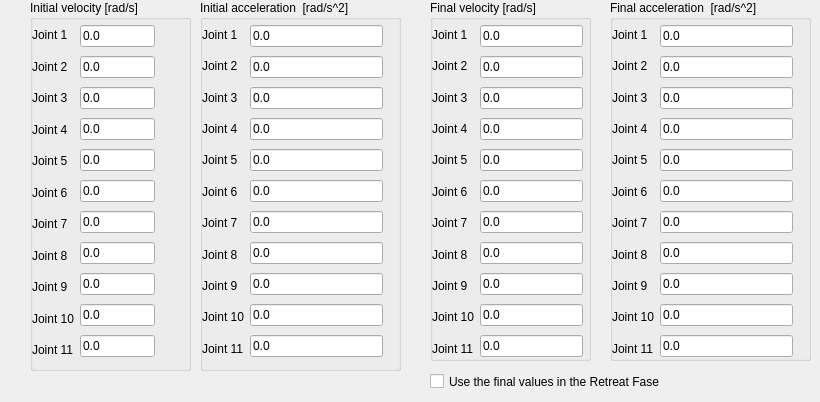
   <widget class="QWidget" name="tab_hump_bounds_right">
    <attribute name="title">
     <string>Boundary conditions (right)</string>
    </attribute>
    <widget class="QGroupBox" name="groupBox_init_vel">
     <property name="geometry">
      <rect>
       <x>30</x>
       <y>0</y>
       <width>161</width>
       <height>371</height>
      </rect>
     </property>
     <property name="title">
      <string>Initial velocity [rad/s]</string>
     </property>
     <widget class="QWidget" name="layoutWidget">
      <property name="geometry">
       <rect>
        <x>2</x>
        <y>22</y>
        <width>123</width>
        <height>341</height>
       </rect>
      </property>
      <layout class="QHBoxLayout" name="horizontalLayout_4">
       <item>
        <layout class="QVBoxLayout" name="verticalLayout_17">
         <item>
          <widget class="QLabel" name="label_35">
           <property name="text">
            <string>Joint 1</string>
           </property>
          </widget>
         </item>
         <item>
          <widget class="QLabel" name="label_36">
           <property name="text">
            <string>Joint 2</string>
           </property>
          </widget>
         </item>
         <item>
          <widget class="QLabel" name="label_37">
           <property name="text">
            <string>Joint 3</string>
           </property>
          </widget>
         </item>
         <item>
          <widget class="QLabel" name="label_43">
           <property name="text">
            <string>Joint 4</string>
           </property>
          </widget>
         </item>
         <item>
          <widget class="QLabel" name="label_45">
           <property name="text">
            <string>Joint 5</string>
           </property>
          </widget>
         </item>
         <item>
          <widget class="QLabel" name="label_46">
           <property name="text">
            <string>Joint 6</string>
           </property>
          </widget>
         </item>
         <item>
          <widget class="QLabel" name="label_47">
           <property name="text">
            <string>Joint 7</string>
           </property>
          </widget>
         </item>
         <item>
          <widget class="QLabel" name="label_48">
           <property name="text">
            <string>Joint 8</string>
           </property>
          </widget>
         </item>
         <item>
          <widget class="QLabel" name="label_49">
           <property name="text">
            <string>Joint 9</string>
           </property>
          </widget>
         </item>
         <item>
          <widget class="QLabel" name="label_50">
           <property name="text">
            <string>Joint 10</string>
           </property>
          </widget>
         </item>
         <item>
          <widget class="QLabel" name="label_51">
           <property name="text">
            <string>Joint 11</string>
           </property>
          </widget>
         </item>
        </layout>
       </item>
       <item>
        <layout class="QVBoxLayout" name="verticalLayout_18">
         <item>
          <widget class="QLineEdit" name="lineEdit_init_vel_1_right">
           <property name="text">
            <string>0.0</string>
           </property>
          </widget>
         </item>
         <item>
          <widget class="QLineEdit" name="lineEdit_init_vel_2_right">
           <property name="text">
            <string>0.0</string>
           </property>
          </widget>
         </item>
         <item>
          <widget class="QLineEdit" name="lineEdit_init_vel_3_right">
           <property name="text">
            <string>0.0</string>
           </property>
          </widget>
         </item>
         <item>
          <widget class="QLineEdit" name="lineEdit_init_vel_4_right">
           <property name="text">
            <string>0.0</string>
           </property>
          </widget>
         </item>
         <item>
          <widget class="QLineEdit" name="lineEdit_init_vel_5_right">
           <property name="text">
            <string>0.0</string>
           </property>
          </widget>
         </item>
         <item>
          <widget class="QLineEdit" name="lineEdit_init_vel_6_right">
           <property name="text">
            <string>0.0</string>
           </property>
          </widget>
         </item>
         <item>
          <widget class="QLineEdit" name="lineEdit_init_vel_7_right">
           <property name="text">
            <string>0.0</string>
           </property>
          </widget>
         </item>
         <item>
          <widget class="QLineEdit" name="lineEdit_init_vel_8_right">
           <property name="text">
            <string>0.0</string>
           </property>
          </widget>
         </item>
         <item>
          <widget class="QLineEdit" name="lineEdit_init_vel_9_right">
           <property name="text">
            <string>0.0</string>
           </property>
          </widget>
         </item>
         <item>
          <widget class="QLineEdit" name="lineEdit_init_vel_10_right">
           <property name="text">
            <string>0.0</string>
           </property>
          </widget>
         </item>
         <item>
          <widget class="QLineEdit" name="lineEdit_init_vel_11_right">
           <property name="text">
            <string>0.0</string>
           </property>
          </widget>
         </item>
        </layout>
       </item>
      </layout>
     </widget>
    </widget>
    <widget class="QGroupBox" name="groupBox_init_acc">
     <property name="geometry">
      <rect>
       <x>200</x>
       <y>0</y>
       <width>201</width>
       <height>371</height>
      </rect>
     </property>
     <property name="title">
      <string>Initial acceleration  [rad/s^2]</string>
     </property>
     <widget class="QWidget" name="layoutWidget_3">
      <property name="geometry">
       <rect>
        <x>2</x>
        <y>22</y>
        <width>181</width>
        <height>339</height>
       </rect>
      </property>
      <layout class="QHBoxLayout" name="horizontalLayout_15">
       <item>
        <layout class="QVBoxLayout" name="verticalLayout_21">
         <item>
          <widget class="QLabel" name="label_72">
           <property name="text">
            <string>Joint 1</string>
           </property>
          </widget>
         </item>
         <item>
          <widget class="QLabel" name="label_73">
           <property name="text">
            <string>Joint 2</string>
           </property>
          </widget>
         </item>
         <item>
          <widget class="QLabel" name="label_74">
           <property name="text">
            <string>Joint 3</string>
           </property>
          </widget>
         </item>
         <item>
          <widget class="QLabel" name="label_75">
           <property name="text">
            <string>Joint 4</string>
           </property>
          </widget>
         </item>
         <item>
          <widget class="QLabel" name="label_76">
           <property name="text">
            <string>Joint 5</string>
           </property>
          </widget>
         </item>
         <item>
          <widget class="QLabel" name="label_77">
           <property name="text">
            <string>Joint 6</string>
           </property>
          </widget>
         </item>
         <item>
          <widget class="QLabel" name="label_78">
           <property name="text">
            <string>Joint 7</string>
           </property>
          </widget>
         </item>
         <item>
          <widget class="QLabel" name="label_79">
           <property name="text">
            <string>Joint 8</string>
           </property>
          </widget>
         </item>
         <item>
          <widget class="QLabel" name="label_80">
           <property name="text">
            <string>Joint 9</string>
           </property>
          </widget>
         </item>
         <item>
          <widget class="QLabel" name="label_81">
           <property name="text">
            <string>Joint 10</string>
           </property>
          </widget>
         </item>
         <item>
          <widget class="QLabel" name="label_82">
           <property name="text">
            <string>Joint 11</string>
           </property>
          </widget>
         </item>
        </layout>
       </item>
       <item>
        <layout class="QVBoxLayout" name="verticalLayout_22">
         <item>
          <widget class="QLineEdit" name="lineEdit_init_acc_1_right">
           <property name="text">
            <string>0.0</string>
           </property>
          </widget>
         </item>
         <item>
          <widget class="QLineEdit" name="lineEdit_init_acc_2_right">
           <property name="text">
            <string>0.0</string>
           </property>
          </widget>
         </item>
         <item>
          <widget class="QLineEdit" name="lineEdit_init_acc_3_right">
           <property name="text">
            <string>0.0</string>
           </property>
          </widget>
         </item>
         <item>
          <widget class="QLineEdit" name="lineEdit_init_acc_4_right">
           <property name="text">
            <string>0.0</string>
           </property>
          </widget>
         </item>
         <item>
          <widget class="QLineEdit" name="lineEdit_init_acc_5_right">
           <property name="text">
            <string>0.0</string>
           </property>
          </widget>
         </item>
         <item>
          <widget class="QLineEdit" name="lineEdit_init_acc_6_right">
           <property name="text">
            <string>0.0</string>
           </property>
          </widget>
         </item>
         <item>
          <widget class="QLineEdit" name="lineEdit_init_acc_7_right">
           <property name="text">
            <string>0.0</string>
           </property>
          </widget>
         </item>
         <item>
          <widget class="QLineEdit" name="lineEdit_init_acc_8_right">
           <property name="text">
            <string>0.0</string>
           </property>
          </widget>
         </item>
         <item>
          <widget class="QLineEdit" name="lineEdit_init_acc_9_right">
           <property name="text">
            <string>0.0</string>
           </property>
          </widget>
         </item>
         <item>
          <widget class="QLineEdit" name="lineEdit_init_acc_10_right">
           <property name="text">
            <string>0.0</string>
           </property>
          </widget>
         </item>
         <item>
          <widget class="QLineEdit" name="lineEdit_init_acc_11_right">
           <property name="text">
            <string>0.0</string>
           </property>
          </widget>
         </item>
        </layout>
       </item>
      </layout>
     </widget>
    </widget>
    <widget class="QGroupBox" name="groupBox_final_vel">
     <property name="geometry">
      <rect>
       <x>430</x>
       <y>0</y>
       <width>161</width>
       <height>361</height>
      </rect>
     </property>
     <property name="title">
      <string>Final velocity [rad/s]</string>
     </property>
     <widget class="QWidget" name="layoutWidget_2">
      <property name="geometry">
       <rect>
        <x>2</x>
        <y>22</y>
        <width>151</width>
        <height>339</height>
       </rect>
      </property>
      <layout class="QHBoxLayout" name="horizontalLayout_7">
       <item>
        <layout class="QVBoxLayout" name="verticalLayout_19">
         <item>
          <widget class="QLabel" name="label_52">
           <property name="text">
            <string>Joint 1</string>
           </property>
          </widget>
         </item>
         <item>
          <widget class="QLabel" name="label_53">
           <property name="text">
            <string>Joint 2</string>
           </property>
          </widget>
         </item>
         <item>
          <widget class="QLabel" name="label_63">
           <property name="text">
            <string>Joint 3</string>
           </property>
          </widget>
         </item>
         <item>
          <widget class="QLabel" name="label_64">
           <property name="text">
            <string>Joint 4</string>
           </property>
          </widget>
         </item>
         <item>
          <widget class="QLabel" name="label_65">
           <property name="text">
            <string>Joint 5</string>
           </property>
          </widget>
         </item>
         <item>
          <widget class="QLabel" name="label_66">
           <property name="text">
            <string>Joint 6</string>
           </property>
          </widget>
         </item>
         <item>
          <widget class="QLabel" name="label_67">
           <property name="text">
            <string>Joint 7</string>
           </property>
          </widget>
         </item>
         <item>
          <widget class="QLabel" name="label_68">
           <property name="text">
            <string>Joint 8</string>
           </property>
          </widget>
         </item>
         <item>
          <widget class="QLabel" name="label_69">
           <property name="text">
            <string>Joint 9</string>
           </property>
          </widget>
         </item>
         <item>
          <widget class="QLabel" name="label_70">
           <property name="text">
            <string>Joint 10</string>
           </property>
          </widget>
         </item>
         <item>
          <widget class="QLabel" name="label_71">
           <property name="text">
            <string>Joint 11</string>
           </property>
          </widget>
         </item>
        </layout>
       </item>
       <item>
        <layout class="QVBoxLayout" name="verticalLayout_20">
         <item>
          <widget class="QLineEdit" name="lineEdit_final_vel_1_right">
           <property name="text">
            <string>0.0</string>
           </property>
          </widget>
         </item>
         <item>
          <widget class="QLineEdit" name="lineEdit_final_vel_2_right">
           <property name="text">
            <string>0.0</string>
           </property>
          </widget>
         </item>
         <item>
          <widget class="QLineEdit" name="lineEdit_final_vel_3_right">
           <property name="text">
            <string>0.0</string>
           </property>
          </widget>
         </item>
         <item>
          <widget class="QLineEdit" name="lineEdit_final_vel_4_right">
           <property name="text">
            <string>0.0</string>
           </property>
          </widget>
         </item>
         <item>
          <widget class="QLineEdit" name="lineEdit_final_vel_5_right">
           <property name="text">
            <string>0.0</string>
           </property>
          </widget>
         </item>
         <item>
          <widget class="QLineEdit" name="lineEdit_final_vel_6_right">
           <property name="text">
            <string>0.0</string>
           </property>
          </widget>
         </item>
         <item>
          <widget class="QLineEdit" name="lineEdit_final_vel_7_right">
           <property name="text">
            <string>0.0</string>
           </property>
          </widget>
         </item>
         <item>
          <widget class="QLineEdit" name="lineEdit_final_vel_8_right">
           <property name="text">
            <string>0.0</string>
           </property>
          </widget>
         </item>
         <item>
          <widget class="QLineEdit" name="lineEdit_final_vel_9_right">
           <property name="text">
            <string>0.0</string>
           </property>
          </widget>
         </item>
         <item>
          <widget class="QLineEdit" name="lineEdit_final_vel_10_right">
           <property name="text">
            <string>0.0</string>
           </property>
          </widget>
         </item>
         <item>
          <widget class="QLineEdit" name="lineEdit_final_vel_11_right">
           <property name="text">
            <string>0.0</string>
           </property>
          </widget>
         </item>
        </layout>
       </item>
      </layout>
     </widget>
    </widget>
    <widget class="QGroupBox" name="groupBox_final_acc">
     <property name="geometry">
      <rect>
       <x>610</x>
       <y>0</y>
       <width>201</width>
       <height>361</height>
      </rect>
     </property>
     <property name="title">
      <string>Final acceleration  [rad/s^2]</string>
     </property>
     <widget class="QWidget" name="layoutWidget_4">
      <property name="geometry">
       <rect>
        <x>2</x>
        <y>22</y>
        <width>181</width>
        <height>339</height>
       </rect>
      </property>
      <layout class="QHBoxLayout" name="horizontalLayout_20">
       <item>
        <layout class="QVBoxLayout" name="verticalLayout_24">
         <item>
          <widget class="QLabel" name="label_83">
           <property name="text">
            <string>Joint 1</string>
           </property>
          </widget>
         </item>
         <item>
          <widget class="QLabel" name="label_84">
           <property name="text">
            <string>Joint 2</string>
           </property>
          </widget>
         </item>
         <item>
          <widget class="QLabel" name="label_85">
           <property name="text">
            <string>Joint 3</string>
           </property>
          </widget>
         </item>
         <item>
          <widget class="QLabel" name="label_86">
           <property name="text">
            <string>Joint 4</string>
           </property>
          </widget>
         </item>
         <item>
          <widget class="QLabel" name="label_87">
           <property name="text">
            <string>Joint 5</string>
           </property>
          </widget>
         </item>
         <item>
          <widget class="QLabel" name="label_88">
           <property name="text">
            <string>Joint 6</string>
           </property>
          </widget>
         </item>
         <item>
          <widget class="QLabel" name="label_89">
           <property name="text">
            <string>Joint 7</string>
           </property>
          </widget>
         </item>
         <item>
          <widget class="QLabel" name="label_90">
           <property name="text">
            <string>Joint 8</string>
           </property>
          </widget>
         </item>
         <item>
          <widget class="QLabel" name="label_91">
           <property name="text">
            <string>Joint 9</string>
           </property>
          </widget>
         </item>
         <item>
          <widget class="QLabel" name="label_92">
           <property name="text">
            <string>Joint 10</string>
           </property>
          </widget>
         </item>
         <item>
          <widget class="QLabel" name="label_93">
           <property name="text">
            <string>Joint 11</string>
           </property>
          </widget>
         </item>
        </layout>
       </item>
       <item>
        <layout class="QVBoxLayout" name="verticalLayout_25">
         <item>
          <widget class="QLineEdit" name="lineEdit_final_acc_1_right">
           <property name="text">
            <string>0.0</string>
           </property>
          </widget>
         </item>
         <item>
          <widget class="QLineEdit" name="lineEdit_final_acc_2_right">
           <property name="text">
            <string>0.0</string>
           </property>
          </widget>
         </item>
         <item>
          <widget class="QLineEdit" name="lineEdit_final_acc_3_right">
           <property name="text">
            <string>0.0</string>
           </property>
          </widget>
         </item>
         <item>
          <widget class="QLineEdit" name="lineEdit_final_acc_4_right">
           <property name="text">
            <string>0.0</string>
           </property>
          </widget>
         </item>
         <item>
          <widget class="QLineEdit" name="lineEdit_final_acc_5_right">
           <property name="text">
            <string>0.0</string>
           </property>
          </widget>
         </item>
         <item>
          <widget class="QLineEdit" name="lineEdit_final_acc_6_right">
           <property name="text">
            <string>0.0</string>
           </property>
          </widget>
         </item>
         <item>
          <widget class="QLineEdit" name="lineEdit_final_acc_7_right">
           <property name="text">
            <string>0.0</string>
           </property>
          </widget>
         </item>
         <item>
          <widget class="QLineEdit" name="lineEdit_final_acc_8_right">
           <property name="text">
            <string>0.0</string>
           </property>
          </widget>
         </item>
         <item>
          <widget class="QLineEdit" name="lineEdit_final_acc_9_right">
           <property name="text">
            <string>0.0</string>
           </property>
          </widget>
         </item>
         <item>
          <widget class="QLineEdit" name="lineEdit_final_acc_10_right">
           <property name="text">
            <string>0.0</string>
           </property>
          </widget>
         </item>
         <item>
          <widget class="QLineEdit" name="lineEdit_final_acc_11_right">
           <property name="text">
            <string>0.0</string>
           </property>
          </widget>
         </item>
        </layout>
       </item>
      </layout>
     </widget>
    </widget>
    <widget class="QCheckBox" name="Retreat_Final_Values_right_2">
     <property name="geometry">
      <rect>
       <x>430</x>
       <y>370</y>
       <width>351</width>
       <height>23</height>
      </rect>
     </property>
     <property name="text">
      <string>Use the final values in the Retreat Fase</string>
     </property>
    </widget>
   </widget>
